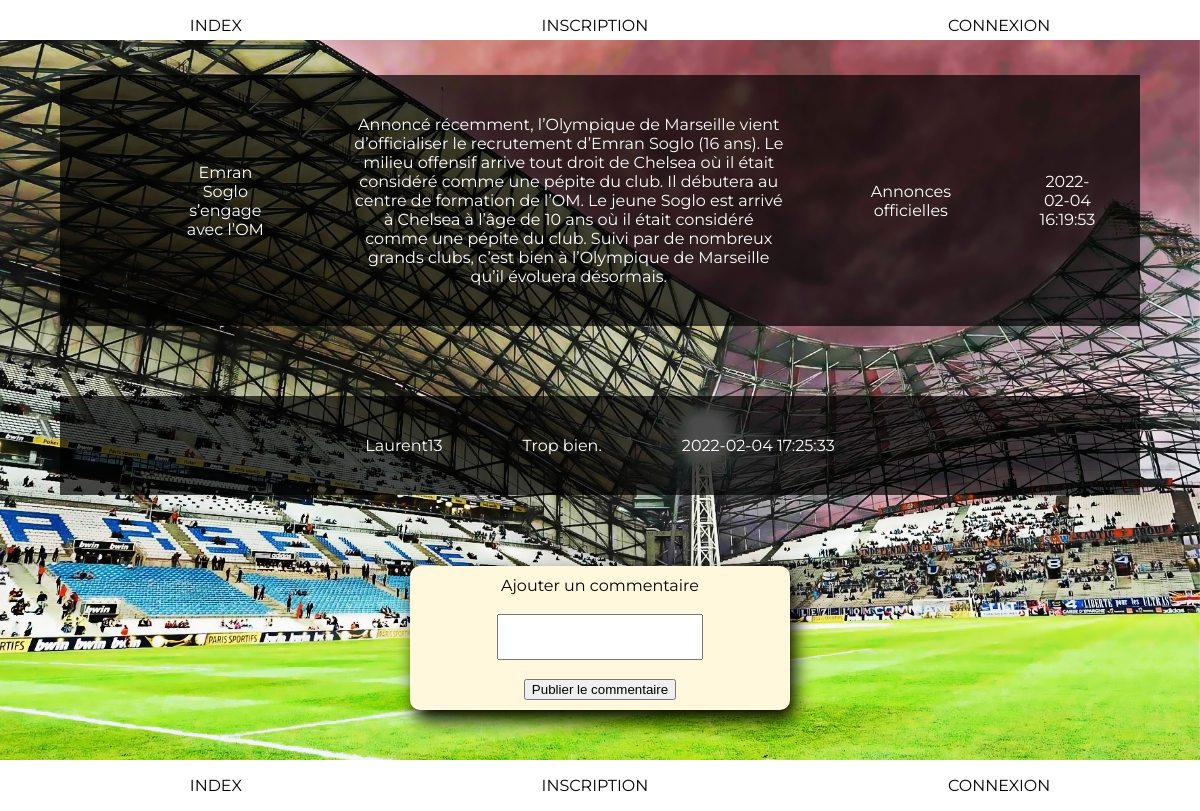
/pages/article.php?id=21, run on the app's committed database.
### tables this page shows
CREATE TABLE IF NOT EXISTS `articles` (
  `id` int(11) NOT NULL AUTO_INCREMENT,
  `Titre` varchar(80) NOT NULL,
  `article` text NOT NULL,
  `id_utilisateur` int(11) NOT NULL,
  `id_categorie` int(11) NOT NULL,
  `date` timestamp NOT NULL,
  PRIMARY KEY (`id`)
);

CREATE TABLE IF NOT EXISTS `categories` (
  `id` int(11) NOT NULL AUTO_INCREMENT,
  `nom` varchar(80) NOT NULL,
  PRIMARY KEY (`id`)
);

CREATE TABLE IF NOT EXISTS `commentaires` (
  `id` int(11) NOT NULL AUTO_INCREMENT,
  `commentaire` varchar(1024) NOT NULL,
  `id_article` int(11) NOT NULL,
  `id_utilisateur` int(11) NOT NULL,
  `date` timestamp NOT NULL,
  PRIMARY KEY (`id`)
);

CREATE TABLE IF NOT EXISTS `utilisateurs` (
  `id` int(11) NOT NULL AUTO_INCREMENT,
  `login` varchar(255) NOT NULL,
  `password` varchar(255) NOT NULL,
  `email` varchar(255) NOT NULL,
  `id_droits` int(11) NOT NULL,
  PRIMARY KEY (`id`,`id_droits`)
);

### class/class-article.php (called while the page is built, shortened)
<?php
    class Article{
    public function ArticleById($id){
        $connection = new \PDO('mysql:host=localhost; dbname=blog; charset=utf8', 'root', '' );
        $article = $connection->prepare("SELECT a.article, a.id_categorie, a.date, a.Titre, a.id, c.nom, c.id
        FROM articles a INNER JOIN categories c ON a.id_categorie = c.id WHERE a.id = :id");
        $article->bindValue(':id', $id, PDO::PARAM_INT);
        $article->execute();
        $result = $article->fetchAll();
    }
}
?>

### class/classCommentaire.php (called while the page is built, shortened)
<?php
class Commentaires
{
public function displayComment($id){
    $connection = new \PDO('mysql:host=localhost; dbname=blog; charset=utf8', 'root', '' );
    $commentaire = $connection->prepare("SELECT c.commentaire, c.date, c.id_utilisateur, c.id_article, a.id, u.login  FROM commentaires c INNER JOIN articles a ON c.id_article = a.id INNER JOIN utilisateurs u ON c.id_utilisateur = u.id WHERE a.id = :id ORDER BY c.date DESC");
    $commentaire->bindValue(':id', $id, PDO::PARAM_INT);
    $commentaire->execute();
    $result = $commentaire->fetchAll();
}
}

### pages/article.php (the view, shortened to what this page needs)
<?php
require_once('../class/user.php');
require_once('../class/class-article.php');
require_once('../class/classCommentaire.php');
require_once('../class/classCommentaire.php');
$comment= new Commentaires;
$comment->displayComment($_GET['id']);
?>
<!DOCTYPE html>
<html lang="en">
<head>
    <link rel="stylesheet" href="../css/header.css">
    <link rel="stylesheet" href="../css/footer.css">
    <link rel="stylesheet" href="../css/article.css">
</head>
<body>
    <?php require_once('header.php');?>
    <main class="flex column j_around a_center" id="">
        <?php
        if (isset($_GET['id'])){
            $article = new Article;
            $article->ArticleById($_GET['id']);
            echo "<table class='flex column j_center a_center' id=''>";
                foreach($_SESSION['articleId'] as $row){
                    echo
                    "<td>
                        <td>" . $row['Titre'] . "</td>
                        <td>" . $row['article'] . "</td>
                        <td>" . $row['nom'] ."</td>
                        <td>" . $row['date'] ."</td>
                    </td>";
                }
                echo "</table>";
            echo "<table class='flex column j_center a_center' id=''>";
                foreach($_SESSION['commentaire'] as $row){
                    echo
                    "<tr>
                        <td>" . $row['login'] . "</td>
                        <td>" . $row['commentaire'] . "</td>
                        <td>" . $row['date'] ."</td>
                    </tr>";
                }
                echo "</table>";
        }
        ?>
        <form id="formCom" action="" method=POST>
            <label for="">Ajouter un commentaire</label><br>
            <textarea name="comment" id="" cols="30" rows="10"></textarea><br>
            <input type="submit" name="postComment" value="Publier le commentaire">
        </form>
    </main>
    <?php require_once('footer.php');?>
</body>
</html>

### css/header.css (style rules this page uses)
.flex { display: flex; }
.column { flex-direction: column; }
.j_center { justify-content: center; }
.j_around { justify-content: space-around; }
.a_center { align-content: center; align-items: center; }

### css/article.css (style rules this page uses)
main { min-height: 100%; background-image: url(../ressources/img/velodrome.jpg); background-repeat: no-repeat; background-size: cover; background-attachment: fixed; font-family: Montserrat, cursive; }
table { border-collapse: collapse; width: 90%; font-family: Montserrat; background-color:rgb(0, 0, 0, 0.7); }
td, th { padding: 5vh; text-align: center; margin: 0; color: white; }
body { margin: 0; }
main { margin: 0; width: 100%; min-height: 90vh; font-family: Montserrat; }
textarea { resize: none; width: 200px; height: 40px; }
#formCom { text-align: center; align-items: center; width: 30%; display: flex; justify-content: space-evenly; flex-direction: column; margin-right: 25% ; margin-left: 25% ; padding: 10px; color: black; border-radius: 10px; box-shadow: 5px 10px 18px black; margin-bottom: 15px; background-color: cornsilk; }

### data on the page
articles: Titre "Emran Soglo s’engage avec l’OM", article "Annoncé récemment, l’Olympique de Marseille vient d’officialiser le recrutement d’Emran Soglo (16 ans). Le milieu offensif arrive tout droit de Chelsea où il était considéré comme une pépite du club. Il débutera au centre de formation de l’OM. Le jeune Soglo est arrivé à Chelsea à l’âge de 10 ans où il était considéré comme une pépite du club. Suivi par de nombreux grands clubs, c’est bien à l’Olympique de Marseille qu’il évoluera désormais.", id_categorie.nom "Annonces officielles", date "2022-02-04 16:19:53"
commentaires: utilisateurs.login "Laurent13", commentaire "Trop bien.", date "2022-02-04 17:25:33"
